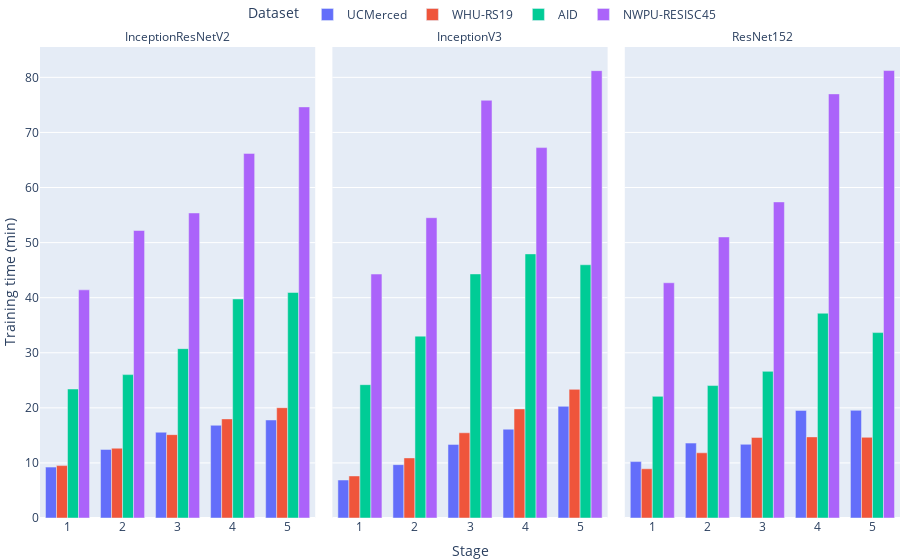

Notebook code cell kept with this figure:
### Code cell
import plotly.express as px
fig = px.bar(df_temp, x="Stage", y="Training time", color="Dataset", barmode="group",
             #facet_row="iteracion", facet_col="day",
             #facet_col="arquitectura",
             facet_col="Architecture",
             category_orders={"Arquitecture": ["ResNet152", "InceptionResNetV2", "InceptionV3"],
                              "Dataset": ["UCMerced", "WHU-RS19", "AID", "NWPU-RESISC45"]
                             },
             

            )

fig.for_each_annotation(lambda a: a.update(text=a.text.split("=")[-1])) # Quitar Clave
fig.update_layout(autosize=True, margin={'l': 0, 'r': 0, 't': 20, 'b': 0})
fig.update_layout(legend=dict(
    yanchor="top",
    y=1.10,
    xanchor="left",
    x=0.24,
    orientation= "h",
))
fig.update_layout(yaxis={'visible': True, 'showticklabels': True, 'title':'Training time (min)'})
fig.update_layout(xaxis={'visible': True, 'showticklabels': True, 'title':'Stage', 'tickmode':'linear', "title_text":"" } )
fig.update_layout(xaxis2={'visible': True, 'showticklabels': True, 'title':'Stage', 'tickmode':'linear'}) #'tickprefix':"Stage_"},)
fig.update_layout(xaxis3={'visible': True, 'showticklabels': True, 'title':'Stage', 'tickmode':'linear', "title_text":"" } )
#ig.update_layout(title_text)



fig.write_image('ssl_training_time.pdf')
fig.show()

### Figure 1 — Plotly figure (JSON) as saved in the notebook; plotly's stock layout.template omitted (floating-point values rounded to 4 significant figures)
{"data": [{"alignmentgroup": "True", "hovertemplate": "Dataset=UCMerced<br>Architecture=InceptionResNetV2<br>Stage=%{x}<br>Training time=%{y}<extra></extra>", "legendgroup": "UCMerced", "marker": {"color": "#636efa"}, "name": "UCMerced", "offsetgroup": "UCMerced", "orientation": "v", "showlegend": true, "textposition": "auto", "type": "bar", "x": [1, 2, 3, 4, 5], "xaxis": "x", "y": [9.237, 12.45, 15.57, 16.84, 17.8], "yaxis": "y"}, {"alignmentgroup": "True", "hovertemplate": "Dataset=UCMerced<br>Architecture=InceptionV3<br>Stage=%{x}<br>Training time=%{y}<extra></extra>", "legendgroup": "UCMerced", "marker": {"color": "#636efa"}, "name": "UCMerced", "offsetgroup": "UCMerced", "orientation": "v", "showlegend": false, "textposition": "auto", "type": "bar", "x": [1, 2, 3, 4, 5], "xaxis": "x2", "y": [6.899, 9.687, 13.37, 16.12, 20.27], "yaxis": "y2"}, {"alignmentgroup": "True", "hovertemplate": "Dataset=UCMerced<br>Architecture=ResNet152<br>Stage=%{x}<br>Training time=%{y}<extra></extra>", "legendgroup": "UCMerced", "marker": {"color": "#636efa"}, "name": "UCMerced", "offsetgroup": "UCMerced", "orientation": "v", "showlegend": false, "textposition": "auto", "type": "bar", "x": [1, 2, 3, 4, 5], "xaxis": "x3", "y": [10.24, 13.6, 13.38, 19.54, 19.55], "yaxis": "y3"}, {"alignmentgroup": "True", "hovertemplate": "Dataset=WHU-RS19<br>Architecture=InceptionResNetV2<br>Stage=%{x}<br>Training time=%{y}<extra></extra>", "legendgroup": "WHU-RS19", "marker": {"color": "#EF553B"}, "name": "WHU-RS19", "offsetgroup": "WHU-RS19", "orientation": "v", "showlegend": true, "textposition": "auto", "type": "bar", "x": [1, 2, 3, 4, 5], "xaxis": "x", "y": [9.515, 12.67, 15.13, 18.0, 20.03], "yaxis": "y"}, {"alignmentgroup": "True", "hovertemplate": "Dataset=WHU-RS19<br>Architecture=InceptionV3<br>Stage=%{x}<br>Training time=%{y}<extra></extra>", "legendgroup": "WHU-RS19", "marker": {"color": "#EF553B"}, "name": "WHU-RS19", "offsetgroup": "WHU-RS19", "orientation": "v", "showlegend": false, "textposition": "auto", "type": "bar", "x": [1, 2, 3, 4, 5], "xaxis": "x2", "y": [7.637, 10.91, 15.47, 19.81, 23.35], "yaxis": "y2"}, {"alignmentgroup": "True", "hovertemplate": "Dataset=WHU-RS19<br>Architecture=ResNet152<br>Stage=%{x}<br>Training time=%{y}<extra></extra>", "legendgroup": "WHU-RS19", "marker": {"color": "#EF553B"}, "name": "WHU-RS19", "offsetgroup": "WHU-RS19", "orientation": "v", "showlegend": false, "textposition": "auto", "type": "bar", "x": [1, 2, 3, 4, 5], "xaxis": "x3", "y": [8.936, 11.84, 14.63, 14.73, 14.65], "yaxis": "y3"}, {"alignmentgroup": "True", "hovertemplate": "Dataset=AID<br>Architecture=InceptionResNetV2<br>Stage=%{x}<br>Training time=%{y}<extra></extra>", "legendgroup": "AID", "marker": {"color": "#00cc96"}, "name": "AID", "offsetgroup": "AID", "orientation": "v", "showlegend": true, "textposition": "auto", "type": "bar", "x": [1, 2, 3, 4, 5], "xaxis": "x", "y": [23.42, 26.03, 30.75, 39.77, 40.94], "yaxis": "y"}, {"alignmentgroup": "True", "hovertemplate": "Dataset=AID<br>Architecture=InceptionV3<br>Stage=%{x}<br>Training time=%{y}<extra></extra>", "legendgroup": "AID", "marker": {"color": "#00cc96"}, "name": "AID", "offsetgroup": "AID", "orientation": "v", "showlegend": false, "textposition": "auto", "type": "bar", "x": [1, 2, 3, 4, 5], "xaxis": "x2", "y": [24.21, 33.02, 44.31, 47.95, 45.98], "yaxis": "y2"}, {"alignmentgroup": "True", "hovertemplate": "Dataset=AID<br>Architecture=ResNet152<br>Stage=%{x}<br>Training time=%{y}<extra></extra>", "legendgroup": "AID", "marker": {"color": "#00cc96"}, "name": "AID", "offsetgroup": "AID", "orientation": "v", "showlegend": false, "textposition": "auto", "type": "bar", "x": [1, 2, 3, 4, 5], "xaxis": "x3", "y": [22.08, 24.05, 26.62, 37.18, 33.66], "yaxis": "y3"}, {"alignmentgroup": "True", "hovertemplate": "Dataset=NWPU-RESISC45<br>Architecture=InceptionResNetV2<br>Stage=%{x}<br>Training time=%{y}<extra></extra>", "legendgroup": "NWPU-RESISC45", "marker": {"color": "#ab63fa"}, "name": "NWPU-RESISC45", "offsetgroup": "NWPU-RESISC45", "orientation": "v", "showlegend": true, "textposition": "auto", "type": "bar", "x": [1, 2, 3, 4, 5], "xaxis": "x", "y": [41.42, 52.2, 55.38, 66.2, 74.64], "yaxis": "y"}, {"alignmentgroup": "True", "hovertemplate": "Dataset=NWPU-RESISC45<br>Architecture=InceptionV3<br>Stage=%{x}<br>Training time=%{y}<extra></extra>", "legendgroup": "NWPU-RESISC45", "marker": {"color": "#ab63fa"}, "name": "NWPU-RESISC45", "offsetgroup": "NWPU-RESISC45", "orientation": "v", "showlegend": false, "textposition": "auto", "type": "bar", "x": [1, 2, 3, 4, 5], "xaxis": "x2", "y": [44.29, 54.52, 75.84, 67.25, 81.22], "yaxis": "y2"}, {"alignmentgroup": "True", "hovertemplate": "Dataset=NWPU-RESISC45<br>Architecture=ResNet152<br>Stage=%{x}<br>Training time=%{y}<extra></extra>", "legendgroup": "NWPU-RESISC45", "marker": {"color": "#ab63fa"}, "name": "NWPU-RESISC45", "offsetgroup": "NWPU-RESISC45", "orientation": "v", "showlegend": false, "textposition": "auto", "type": "bar", "x": [1, 2, 3, 4, 5], "xaxis": "x3", "y": [42.71, 51.02, 57.39, 77.0, 81.24], "yaxis": "y3"}], "layout": {"annotations": [{"font": {}, "showarrow": false, "text": "InceptionResNetV2", "x": 0.16, "xanchor": "center", "xref": "paper", "y": 1, "yanchor": "bottom", "yref": "paper"}, {"font": {}, "showarrow": false, "text": "InceptionV3", "x": 0.5, "xanchor": "center", "xref": "paper", "y": 1, "yanchor": "bottom", "yref": "paper"}, {"font": {}, "showarrow": false, "text": "ResNet152", "x": 0.84, "xanchor": "center", "xref": "paper", "y": 1, "yanchor": "bottom", "yref": "paper"}], "autosize": true, "barmode": "group", "legend": {"orientation": "h", "title": {"text": "Dataset"}, "tracegroupgap": 0, "x": 0.24, "xanchor": "left", "y": 1.1, "yanchor": "top"}, "margin": {"b": 0, "l": 0, "r": 0, "t": 20}, "xaxis": {"anchor": "y", "domain": [0, 0.32], "showticklabels": true, "tickmode": "linear", "title": {"text": ""}, "visible": true}, "xaxis2": {"anchor": "y2", "domain": [0.34, 0.66], "matches": "x", "showticklabels": true, "tickmode": "linear", "title": {"text": "Stage"}, "visible": true}, "xaxis3": {"anchor": "y3", "domain": [0.68, 1.0], "matches": "x", "showticklabels": true, "tickmode": "linear", "title": {"text": ""}, "visible": true}, "yaxis": {"anchor": "x", "domain": [0, 1], "showticklabels": true, "title": {"text": "Training time (min)"}, "visible": true}, "yaxis2": {"anchor": "x2", "domain": [0, 1], "matches": "y", "showticklabels": false}, "yaxis3": {"anchor": "x3", "domain": [0, 1], "matches": "y", "showticklabels": false}}}
